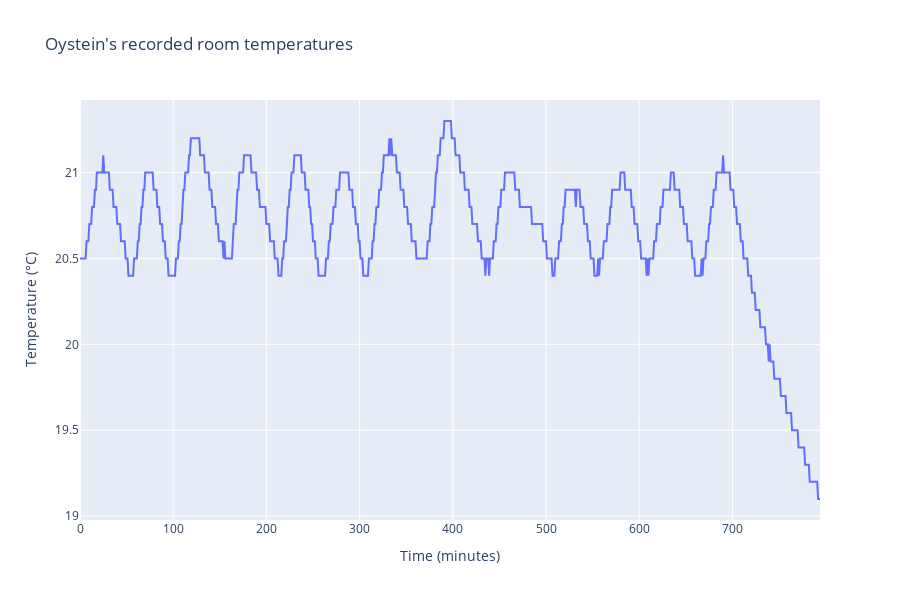

Notebook code for this chart:
### Code cell
# Only plot temperature over time
fig_temp = px.line(
    data_frame = file_df,
    x="createAt",
    y="temperature",
    title='Oystein\'s recorded room temperatures',
    height=600,
    labels=dict(
        createAt="Time (minutes)",
        temperature="Temperature (°C)"
        )          
    )
fig_temp.show()

### Figure 1 — Plotly figure (JSON) as saved in the notebook; plotly's stock layout.template omitted (floating-point values rounded to 4 significant figures; data arrays with more than 128 entries replaced by an {"elided": "..."} marker saying what was removed)
{"data": [{"hovertemplate": "Time (minutes)=%{x}<br>Temperature (°C)=%{y}<extra></extra>", "legendgroup": "", "line": {"color": "#636efa", "dash": "solid"}, "marker": {"symbol": "circle"}, "mode": "lines", "name": "", "orientation": "v", "showlegend": false, "type": "scatter", "x": {"elided": "796 float values"}, "xaxis": "x", "y": {"elided": "796 float values"}, "yaxis": "y"}], "layout": {"height": 600, "legend": {"tracegroupgap": 0}, "title": {"text": "Oystein's recorded room temperatures"}, "xaxis": {"anchor": "y", "domain": [0, 1], "title": {"text": "Time (minutes)"}}, "yaxis": {"anchor": "x", "domain": [0, 1], "title": {"text": "Temperature (°C)"}}}}
